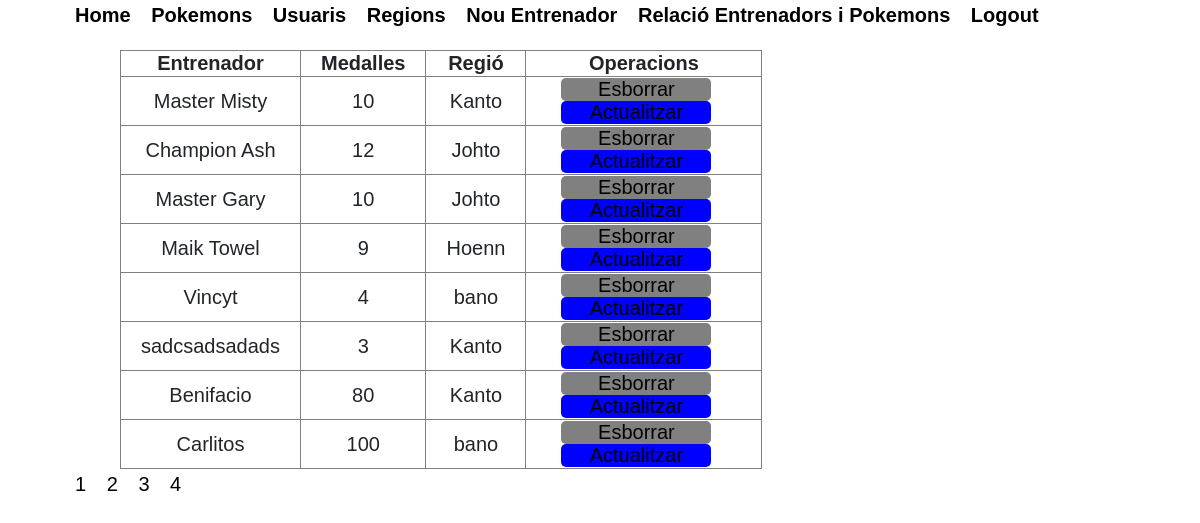
The app's page /pokemon/entrenadors/llistatEntrenadors.php (signed in) with its own data.
### tables this page shows
CREATE TABLE `entrenadors` (
  `id_entrenador` int NOT NULL,
  `sobrenom` varchar(50) NOT NULL,
  `medalles` int NOT NULL,
  `id_region` int NOT NULL
);

CREATE TABLE `regions` (
  `id_region` int NOT NULL,
  `nom` varchar(50) NOT NULL,
  `clima` varchar(50) NOT NULL
);

### pokemon/ModelPokemon.php (called while the page is built, shortened)
<?php
class ModelPokemon {
  private $usuari="root";
  private $password="usuari";
  private $database ="pokemon";
  private $host = "localhost";
  protected $bd;
  protected $table = "";
  public function __construct() {
    try {
      $this->bd = new PDO('mysql:host='.$this->host.';dbname='.$this->database,
                   $this->usuari,
                   $this->password);
    }
    catch(PDOException $e) {
      echo "Error de connexió";
      exit;
    }
  }
  public function getAll() {
    $sql = "select * from ".$this->table;
    $query = $this->bd->query($sql);
    $resultat = $query->fetchAll(PDO::FETCH_ASSOC);
    return $resultat;
  }
  public function numPages($num_regs) {
    $sql = "select count(*),count(*) from ".$this->table;
    $resultat = $this->bd->prepare($sql);
    $resultat->execute();
    $reg = $resultat->fetch(PDO::FETCH_NUM);
    $total_regs = $reg[0];
    $total_pags = ceil($total_regs / $num_regs);
    return $total_pags;
  }
  public function getPage($pagina, $numRegs) {
    $inici = ($pagina - 1) * $numRegs;
    $sentencia = $this->bd->prepare("SELECT * from ".$this->table." LIMIT :ini, :numr");
    $sentencia->bindValue(':ini', $inici, PDO::PARAM_INT);
    $sentencia->bindValue(':numr', $numRegs, PDO::PARAM_INT);
    $sentencia->execute();
    $resultat = $sentencia->fetchAll(PDO::FETCH_ASSOC);
    return $resultat;
    }
  public function getRegion($id_region) {
    $sql = "select * from ".$this->table." where id_region=:id_region";
    $ordre = $this->bd->prepare($sql);
    $ordre->bindValue(':id_region',$id_region);
    $ordre->execute();
    $resultat = $ordre->fetch(PDO::FETCH_ASSOC);
    return $resultat;
  }
}

### pokemon/entrenadors/llistatEntrenadors.php (the view, shortened to what this page needs)
<link rel="stylesheet" href="../CSS/styles.css">
<?php
$model = new Entrenador();
$resultat = $model->getAll();
$numPages = $model->numPages(2);
$page = 1;
$resultat = $model->getPage($page,8);
?>
<a id="naveg" href="../index.php">Home</a>
<a id="naveg" href="../pokemons/llistatPokemons.php">Pokemons</a>
<a id="naveg" href="../usuaris/llistatUsuaris.php">Usuaris</a>
<a id="naveg" href="../regions/llistatRegions.php">Regions</a>
<a id="naveg" href="altaEntrenador.php">Nou Entrenador</a>
<a id="naveg" href="../Te/llistatPokemonEntrenador.php">Relació Entrenadors i Pokemons</a>
<a id="naveg" href="../desconnectar.php">Logout</a>
<table border=1>
	<tr>
		<td class="title">Entrenador</td>
		<td class="title">Medalles</td>
		<td class="title">Regió</td>
		<td class="title">Operacions</td>
	</tr>
	<?php  foreach($resultat as $entrenador) {
	$modelRegio = new Regio();
	$regio = $modelRegio->getRegion($entrenador['id_region']);
	?>
		<tr>
			<td><?=$entrenador['sobrenom']?></td>
			<td><?=$entrenador['medalles']?></td>
			<td><?=$regio['nom']?></td>
			<td><a id="botdel" href="esborraEntrenador.php?id_entrenador=<?=$entrenador['id_entrenador']?>">Esborrar</a>
				<a id="botact" href="mostraEntrenador.php?id_entrenador=<?=$entrenador['id_entrenador']?>">Actualitzar</a>
			</td>
		</tr>
	<?php }  ?>
</table>
<?php
          for ($i=1; $i<=$numPages; $i++) {
          echo "<a href='llistatEntrenadors.php?&page=".$i."' >".$i."</a> ";
      }
?>

### pokemon/CSS/styles.css (style rules this page uses)
table { margin-top: 20px; margin-left: 60px; }
td { text-align: center; font-size: 20px; font-family: Arial, sans-serif; padding-left:20px; padding-right:20px; }
.title { font-weight: bold; }
a { color: black; text-decoration: none; margin-left: 15px; font-size: 20px; font-family: Arial, sans-serif; }
#botdel { background-color: gray; border-radius: 5px; margin-right: 30px; width: 150px; }
#botact { background-color: blue; border-radius: 5px; margin-right: 30px; width: 150px; }
td a { width: 100%; display: block; text-align: center; }
a#naveg { font-family: Arial, sans-serif; font-size: 20px; font-weight: bold; }

### records on screen
entrenadors: sobrenom "Master Misty", medalles "10", id_region.nom "Kanto"
entrenadors: sobrenom "Champion Ash", medalles "12", id_region.nom "Johto"
entrenadors: sobrenom "Master Gary", medalles "10", id_region.nom "Johto"
entrenadors: sobrenom "Maik Towel", medalles "9", id_region.nom "Hoenn"
entrenadors: sobrenom "Vincyt", medalles "4", id_region.nom "bano"
entrenadors: sobrenom "sadcsadsadads", medalles "3", id_region.nom "Kanto"
entrenadors: sobrenom "Benifacio", medalles "80", id_region.nom "Kanto"
entrenadors: sobrenom "Carlitos", medalles "100", id_region.nom "bano"
